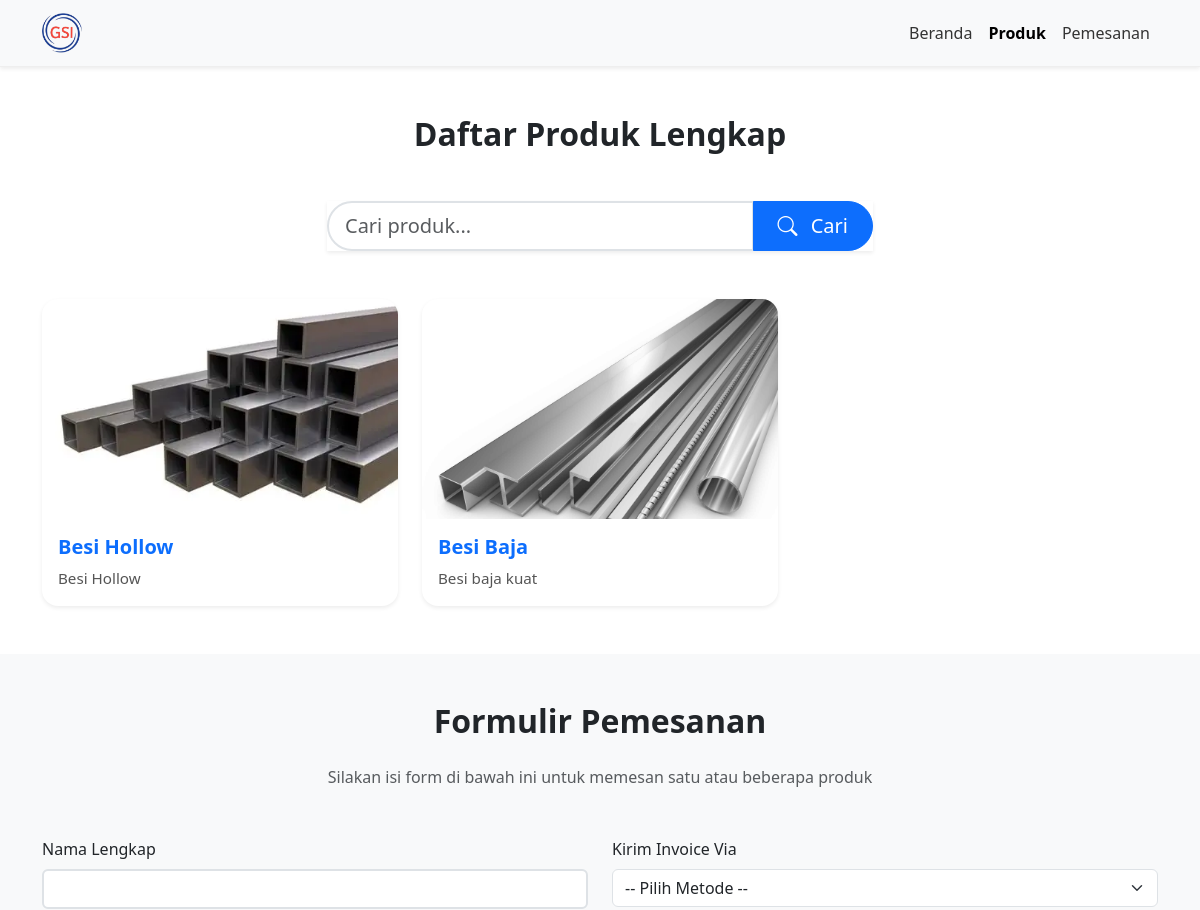
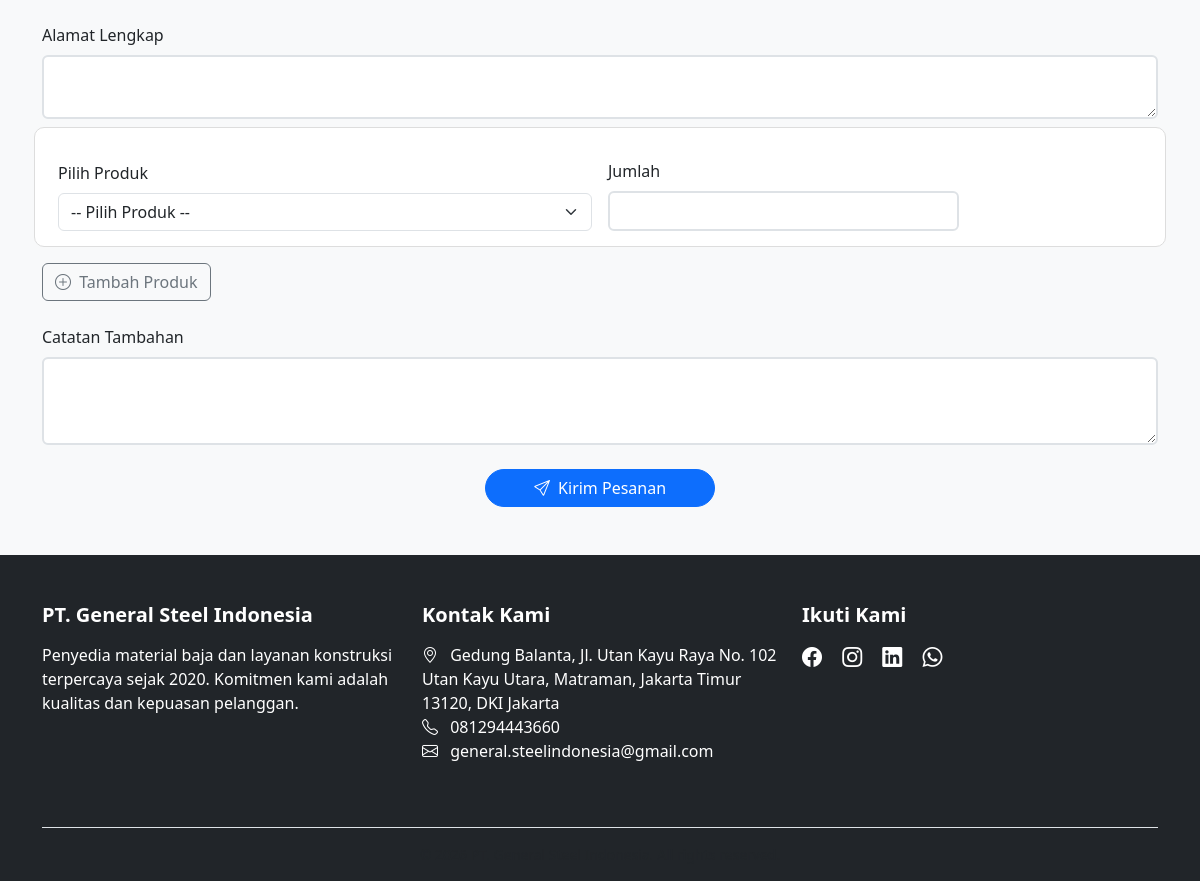
/page/product.php, run on the app's committed database (2 pictures, top to bottom).
### tables this page shows
CREATE TABLE `produk` (
  `id_produk` int(10) UNSIGNED NOT NULL,
  `nama_produk` varchar(200) NOT NULL,
  `berat` decimal(10,2) DEFAULT 0.00,
  `stok` int(11) DEFAULT 0,
  `keterangan` text DEFAULT NULL,
  `gambar` varchar(255) DEFAULT NULL,
  `created_at` timestamp NOT NULL DEFAULT current_timestamp(),
  `updated_at` timestamp NOT NULL DEFAULT current_timestamp() ON UPDATE current_timestamp()
);

### page/product.php (the view, shortened to what this page needs)
<?php
require_once '../backend/connection/db.php';
$search = $_GET['search'] ?? '';
$limit = 9;
$page = isset($_GET['page']) && is_numeric($_GET['page']) ? (int) $_GET['page'] : 1;
$offset = ($page - 1) * $limit;
$stmt = $pdo->prepare("
    SELECT * FROM produk
    WHERE nama_produk LIKE :search
    ORDER BY id_produk DESC
    LIMIT :limit OFFSET :offset
");
$stmt->bindValue(':search', '%' . $search . '%', PDO::PARAM_STR);
$stmt->bindValue(':limit', $limit, PDO::PARAM_INT);
$stmt->bindValue(':offset', $offset, PDO::PARAM_INT);
$stmt->execute();
$produkList = $stmt->fetchAll(PDO::FETCH_ASSOC);
?>
<!DOCTYPE html>
<html lang="id">
<head>
    <link href="https://cdn.jsdelivr.net/npm/bootstrap@5.3.3/dist/css/bootstrap.min.css" rel="stylesheet">
    <link href="https://cdn.jsdelivr.net/npm/bootstrap-icons@1.10.5/font/bootstrap-icons.css" rel="stylesheet">
    <link rel="stylesheet" href="../assets/css/styles.css">
    <link href="https://cdn.jsdelivr.net/npm/aos@2.3.4/dist/aos.css" rel="stylesheet">
</head>
<body>
    <?php include '../components/navbar-product.php'; ?>
    <section class="py-5">
        <div class="container">
            <h2 class="text-center fw-bold mb-5">Daftar Produk Lengkap</h2>
            <div class="mb-5">
                <form class="row justify-content-center" method="GET">
                    <div class="col-md-8 col-lg-6">
                        <div class="input-group shadow-sm">
                            <input type="text" name="search" class="form-control form-control-lg rounded-start-pill"
                                placeholder="Cari produk..." value="<?= htmlspecialchars($search) ?>">
                            <button class="btn btn-primary btn-lg rounded-end-pill px-4" type="submit">
                                <i class="bi bi-search me-2"></i> Cari
                            </button>
                        </div>
                    </div>
                </form>
            </div>
            <div id="produk-list" class="row g-4">
                <?php if (count($produkList) > 0): ?>
                    <?php foreach ($produkList as $produk): ?>
                        <div class="col-md-4 produk-card" data-aos="fade-up">
                            <div class="card shadow-sm h-100" data-bs-toggle="modal"
                                data-bs-target="#modalProduk<?= $produk['id_produk']; ?>" style="cursor: pointer;">
                                <img src="../backend/uploads/<?= htmlspecialchars($produk['gambar']); ?>"
                                    class="card-img-top" alt="<?= htmlspecialchars($produk['nama_produk']); ?>">
                                <div class="card-body">
                                    <h5 class="card-title"><?= htmlspecialchars($produk['nama_produk']); ?></h5>
                                    <p class="card-text">
                                        <?= htmlspecialchars(mb_strimwidth($produk['keterangan'], 0, 100, '...')); ?>
                                    </p>
                                </div>
                            </div>
                        </div>
                    <?php endforeach; ?>
                <?php else: ?>
                    <div class="col-12">
                        <p class="text-center text-muted">Produk tidak ditemukan.</p>
                    </div>
                <?php endif; ?>
            </div>
        </div>
    </section>
    <?php
    include 'components/pesan.php';
    ?>
    <?php include '../components/footer.php'; ?>
</body>
</html>

### assets/css/styles.css (style rules this page uses)
.card { border: none; border-radius: 16px; overflow: hidden; transition: transform 0.3s ease, box-shadow 0.3s ease; }
.card-img-top { height: 220px; object-fit: cover; }
.card-title { font-weight: 600; color: #0d6efd; }
.card-text { font-size: 0.95rem; color: #555; }
form .form-control { border: 2px solid #dee2e6; transition: all 0.3s ease; }
form .btn { font-weight: 500; }

### data on the page
produk: gambar (picture), nama_produk "Besi Hollow", keterangan "Besi Hollow"
produk: gambar (picture), nama_produk "Besi Baja", keterangan "Besi baja kuat"
